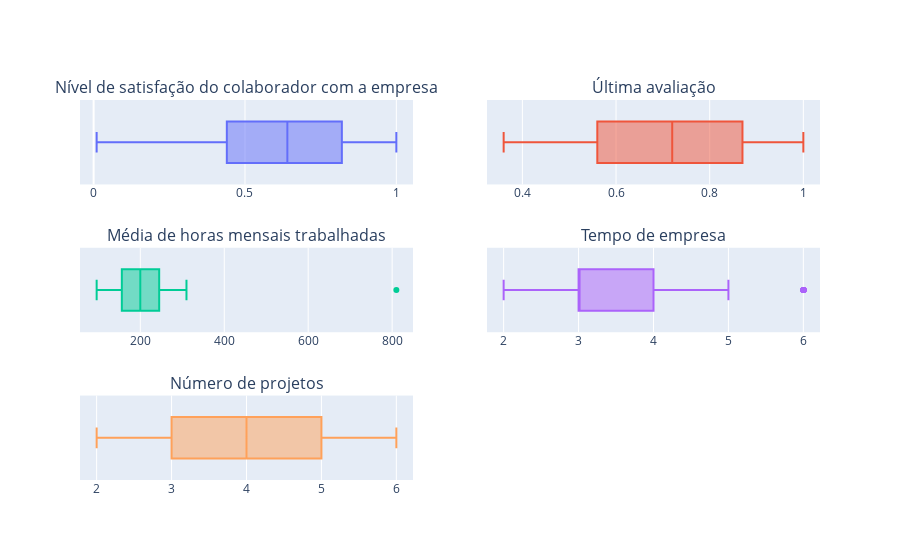

Notebook source saved alongside this figure:
### Code cell
boxplots(df)

### Figure 1 — Plotly figure (JSON) as saved in the notebook; plotly's stock layout.template omitted (floating-point values rounded to 4 significant figures; data arrays with more than 128 entries replaced by an {"elided": "..."} marker saying what was removed)
{"data": [{"boxpoints": "outliers", "name": "", "showlegend": false, "type": "box", "x": {"elided": "14999 float values"}, "xaxis": "x", "yaxis": "y"}, {"boxpoints": "outliers", "name": "", "showlegend": false, "type": "box", "x": {"elided": "14999 float values"}, "xaxis": "x2", "yaxis": "y2"}, {"boxpoints": "outliers", "name": "", "showlegend": false, "type": "box", "x": {"elided": "14999 int values"}, "xaxis": "x3", "yaxis": "y3"}, {"boxpoints": "outliers", "name": "", "showlegend": false, "type": "box", "x": {"elided": "14999 int values"}, "xaxis": "x4", "yaxis": "y4"}, {"boxpoints": "outliers", "name": "", "showlegend": false, "type": "box", "x": {"elided": "14999 int values"}, "xaxis": "x5", "yaxis": "y5"}], "layout": {"annotations": [{"font": {"size": 16}, "showarrow": false, "text": "Nível de satisfação do colaborador com a empresa", "x": 0.225, "xanchor": "center", "xref": "paper", "y": 1, "yanchor": "bottom", "yref": "paper"}, {"font": {"size": 16}, "showarrow": false, "text": "Última avaliação", "x": 0.775, "xanchor": "center", "xref": "paper", "y": 1, "yanchor": "bottom", "yref": "paper"}, {"font": {"size": 16}, "showarrow": false, "text": "Média de horas mensais trabalhadas", "x": 0.225, "xanchor": "center", "xref": "paper", "y": 0.6111, "yanchor": "bottom", "yref": "paper"}, {"font": {"size": 16}, "showarrow": false, "text": "Tempo de empresa", "x": 0.775, "xanchor": "center", "xref": "paper", "y": 0.6111, "yanchor": "bottom", "yref": "paper"}, {"font": {"size": 16}, "showarrow": false, "text": "Número de projetos", "x": 0.225, "xanchor": "center", "xref": "paper", "y": 0.2222, "yanchor": "bottom", "yref": "paper"}], "xaxis": {"anchor": "y", "domain": [0, 0.45]}, "xaxis2": {"anchor": "y2", "domain": [0.55, 1]}, "xaxis3": {"anchor": "y3", "domain": [0, 0.45]}, "xaxis4": {"anchor": "y4", "domain": [0.55, 1]}, "xaxis5": {"anchor": "y5", "domain": [0, 0.45]}, "xaxis6": {"anchor": "y6", "domain": [0.55, 1]}, "yaxis": {"anchor": "x", "domain": [0.7778, 1]}, "yaxis2": {"anchor": "x2", "domain": [0.7778, 1]}, "yaxis3": {"anchor": "x3", "domain": [0.3889, 0.6111]}, "yaxis4": {"anchor": "x4", "domain": [0.3889, 0.6111]}, "yaxis5": {"anchor": "x5", "domain": [0, 0.2222]}, "yaxis6": {"anchor": "x6", "domain": [0, 0.2222]}}}
